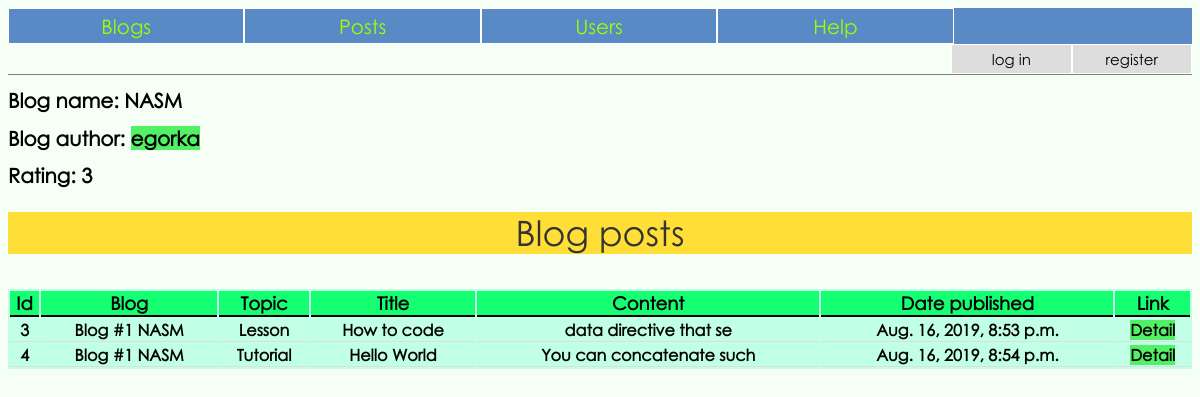
Page /blog/NASM/ on the committed database.
### blog/models.py (models this page shows, shortened)
class Blog(models.Model):
	author = models.ForeignKey(MyUser, on_delete=models.CASCADE, blank=True)
	name = models.CharField('Name', max_length=50, blank=True, unique=True)
	rating = models.IntegerField('Rating', default=0)
	def __str__(self):
		return f'Blog #{self.id} {self.name}'

class MyUser(AbstractBaseUser):
	username = models.CharField('username', max_length=50, unique=True)
	first_name = models.CharField('first name', max_length=50)
	last_name = models.CharField('last name', max_length=50)
	email = models.EmailField(
		verbose_name='email address',
		max_length=255,
		unique=True,
	)
	date_of_birth = models.DateField()
	is_active = models.BooleanField(default=True)
	is_admin = models.BooleanField(default=False)
	objects = MyUserManager()
	USERNAME_FIELD = 'username'
	EMAIL_FIELD = 'email'
	REQUIRED_FIELDS = ['first_name', 'last_name', 'email', 'date_of_birth']
	def __str__(self):
		return self.username

class Post(models.Model):
	blog = models.ForeignKey(Blog, on_delete=models.CASCADE, blank=True)
	author = models.ForeignKey(MyUser, on_delete=models.CASCADE, blank=True)
	topic = models.CharField('Topic', max_length=50, blank=True)
	title = models.CharField('Title', max_length=5500, blank=True)
	text = models.TextField('Text', max_length=00, blank=True)
	rating = models.IntegerField('Rating', default=0)
	date_published = models.DateTimeField('Date published', default=timezone.now, blank=True)
	liked_users = []

### blog/views.py (the view)
# urls.py: path('blog/<str:blog_name>/', views.blog, name='blog'),
def blog(request, blog_name):
	blog = get_object_or_404(Blog, name__iexact=blog_name)
	posts = blog.post_set.all()
	context = {
		'blog': blog,
		'posts': posts
		}
	return render(request, 'blog/blog_detail.html', context)

### blog/templates/blog/blog_detail.html (shortened to what this page needs)
{% extends 'blog/base.html' %}
{% block content %}
<div>
	<h1>Blog name: {{ blog.name }}</h1>
	<h1>Blog author: <a href="{% url 'blog:user' blog.author.id %}">{{ blog.author }}</a></h1>
	<h1>Rating: {{ blog.rating }}</h1>
</div>
<p class='title'>Blog posts</p>
<div>
	<table>
		<thead>
			<tr>
				<th>Id</th>
				<th>Blog</th>
				<th>Topic</th>
				<th>Title</th>
				<th>Content</th>
				<th>Date published</th>
				<th>Link</th>
			</tr>
		</thead>
		<tbody>
		{% for post in posts %}
			<tr>
				<th>{{ post.id }}</th>
				<th>{{ post.blog }}</th>
				<th>{{ post.topic }}</th>
				<th>{{ post.title }}</th>
				<th>{{ post.text|slice:25 }}</th>
				<th>{{ post.date_published }}</th>
				<th><a href="{% url 'blog:post' post.id %}">Detail</a></th>
			</tr>
		{% endfor %}
		</tbody>
	</table>
</div>
{% endblock content %}

### blog/static/blog/content/style.css (style rules this page uses)
* { font-family: 'gothic' }
body { background: #F6FFF6; }
h1 { font-size: 20px; }
a { outline: none; text-decoration: none; vertical-align: center; }
a:link { color: black; background: #51f065; }
table { width: 100%; background: #c1ffe7; overflow: auto; }
thead th { font-weight: bold; font-size: 18px; background: #15ff73; border-bottom: solid 2px black }
th { border-bottom: solid 1px #dddddd; }
.title { margin-top: 25px; width: 100%; font-size: 35px; line-height: 1.2; background: #ffde38; color: #333; text-align: center; }

### rows in the picture
Blog: name "NASM", author "egorka", rating "3"
Post: id "3", blog "Blog #1 NASM", topic "Lesson", title "How to code", text "data directive that se", date_published "Aug. 16, 2019, 8:53 p.m."
Post: id "4", blog "Blog #1 NASM", topic "Tutorial", title "Hello World", text "You can concatenate such", date_published "Aug. 16, 2019, 8:54 p.m."
